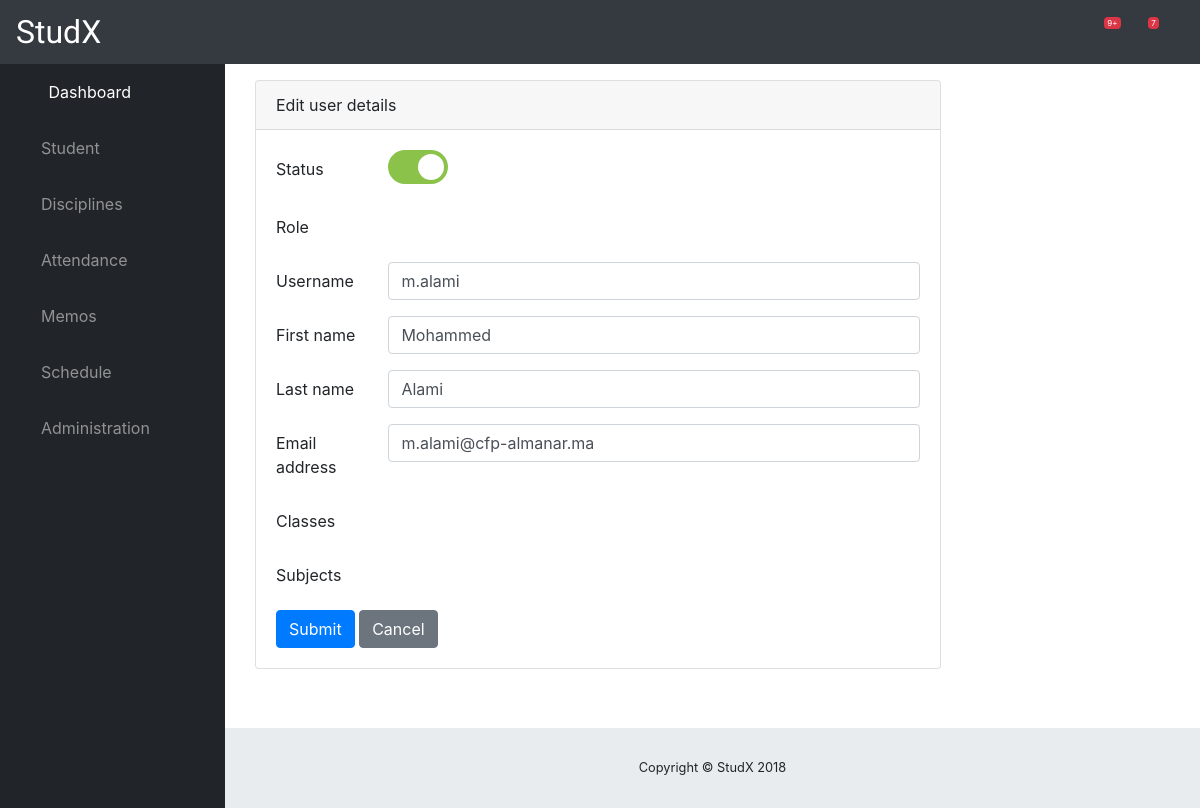
Page /user/2/edit/ (signed in) on the committed database.
### user/models.py (models this page shows, shortened)
class User(AbstractUser):
	__tablename__ = 'User'
	role = models.PositiveSmallIntegerField(choices=ROLE_CHOICES, null=True, blank=True)
	classe_ownership = models.ManyToManyField(to='configuration.Classes', related_name='owner_classe', through='ClasseOwnership', blank=True)
	subject = models.ManyToManyField(to='configuration.Subjects', related_name='subjects_taught', blank=True)

### user/views.py (the view)
# urls.py: path('<int:user_id>/edit/', views.create_edit_user, name='edit_user'),
@login_required
def create_edit_user(request, user_id=None):
	if not request.user.has_perm('user.add_user') and request.user.has_perm('user.edit_user') :
		return HttpResponseForbidden()
	if user_id:
		user = get_object_or_404(User, id=user_id)
	else:
		user = User()
	temp_password = ''.join([random.choice(string.ascii_letters+string.digits+'-_') for ch in range(8)])
	if request.method == 'POST':
		if user_id:
			form = CustomUserChangeForm(request.POST, instance=user)
		else: form = CustomUserCreationForm(request.POST, instance=user)
		if form.is_valid():
			user_instance = form.save(commit=False)
			if user_id:
				user_instance.password = user.password
			user_instance.save()
			user.groups.clear()
			for role in form.cleaned_data['groups']:
				group = Group.objects.get(name=role)
				user.groups.add(group)
			user.classe_ownership.clear()
			for classe in form.cleaned_data['classe_ownership']:
				classe = Classes.objects.get(classe_name=classe)
				ClasseOwnership.objects.create(user=user, classe=classe)
			user.subject.clear()
			print(form.cleaned_data.get('subject'))
			for subject in form.cleaned_data['subject']:
				user.subject.add(subject)
			return redirect('user:user_list')
		else :
			print("CustomUserCreationForm is invalid")
			print("errors: ", form.errors)
	else: form = CustomUserCreationForm(instance=user)
	variables = {
		'form': form,
		'user': user,
		'temp_password': temp_password,
	}
	template = 'user/user_form.html'
	return render(request, template, variables)

### user/forms.py
class CustomUserCreationForm(UserCreationForm):
	class Meta(UserCreationForm):
		model = User
		fields = ('username', 'first_name', 'last_name', 'email', 'role', 'is_active', 'groups', 'classe_ownership', 'subject')

### user/templates/user/user_form.html (shortened to what this page needs)
{% extends 'dashboard_base.html' %}
{% load static i18n widget_tweaks %}
{% block content %}
<div class="container">
	<div class="card w-75 mb-2">
		<div class="card-header">
			{% if user.id %}{% trans 'Edit user details' %}{% else %}{% trans 'Create new user' %}{% endif %}
		</div>
		<div class="card-body">
			<form method="post">
				<div class="form-group row">
					<label for="{{ form.is_active.id_for_label }}" class="col-sm-2 col-form-label">{% trans 'Status' %}</label>
					<div class="col-sm-10">
						<label class="switch ">
						  <span class="slider round"></span>
						</label>
					</div>
				</div>
				<div class="form-group row">
					<label for="{{ form.groups.id_for_label }}" class="col-sm-2 col-form-label">{% trans 'Role' %}</label>
					<div class="col-sm-10">
					</div>
				</div>
				<div class="form-group row">
					<label for="{{ form.username.id_for_label }}" class="col-sm-2 col-form-label">{% trans 'Username' %}</label>
					<div class="col-sm-10">
					{%  render_field form.username class="form-control" %}
					</div>
				</div>
				<div class="form-group row">
					<label for="{{ form.first_name.id_for_label }}" class="col-sm-2 col-form-label">{% trans 'First name' %}</label>
					<div class="col-sm-10">
					{%  render_field form.first_name class="form-control" %}
					</div>
				</div>
				<div class="form-group row">
					<label for="{{ form.last_name.id_for_label }}" class="col-sm-2 col-form-label">{% trans 'Last name' %}</label>
					<div class="col-sm-10">
					{%  render_field form.last_name class="form-control" %}
					</div>
				</div>
				<div class="form-group row">
					<label for="{{ form.email.id_for_label }}" class="col-sm-2 col-form-label">{% trans 'Email address' %}</label>
					<div class="col-sm-10">
					{%  render_field form.email class="form-control" type="email" %}
					</div>
				</div>
				<div class="form-group row">
					<label for="{{ form.classe_ownership.id_for_label }}" class="col-sm-2 col-form-label">{% trans 'Classes' %}</label>
					<div class="col-sm-10">
					</div>
				</div>
				<div class="form-group row">
					<label for="{{ form.subject.id_for_label }}" class="col-sm-2 col-form-label">{% trans 'Subjects' %}</label>
					<div class="col-sm-10">
					</div>
				</div>
				<div class="row mt-3">
					<div class="col">
						<button type="submit" class="btn btn-primary">Submit</button>
						<a class="btn btn-secondary" href="{% url 'user:user_list' %}" role="button">{% trans 'Cancel' %}</a>
					</div>
				</div>
			</form>
		</div>
	</div>
</div>
{% endblock %}

### static/css/sb-admin.css (style rules this page uses)
html { position: relative; min-height: 100%; }
body { height: 100%; }
:root { --input-padding-x: 0.75rem; --input-padding-y: 0.75rem; }

### static/css/MyStyle.css (style rules this page uses)
body { font-family: -apple-system,BlinkMacSystemFont,"Segoe UI",Roboto,"Helvetica Neue",Arial,sans-serif,"Apple Color Emoji","Segoe UI Emoji","Segoe UI Symbol","Noto Color Emoji"; }
a, a:hover, a:focus { color: #47bac1; text-decoration: none; transition: all 0.3s; }
.switch { position: relative; display: inline-block; width: 60px; height: 34px; float:left; }
.slider { position: absolute; cursor: pointer; top: 0; left: 0; right: 0; bottom: 0; background-color: #ccc; -webkit-transition: .4s; transition: .4s; }
.slider:before { position: absolute; content: ""; height: 26px; width: 26px; left: 4px; bottom: 4px; background-color: white; -webkit-transition: .4s; transition: .4s; }
input.success:checked + .slider { background-color: #8bc34a; }
input:checked + .slider:before { -webkit-transform: translateX(26px); -ms-transform: translateX(26px); transform: translateX(26px); }
.slider.round { border-radius: 34px; }
.slider.round:before { border-radius: 50%; }

### rows in the picture
User: username "m.alami", first_name "Mohammed", last_name "Alami", email "m.alami@cfp-almanar.ma"
